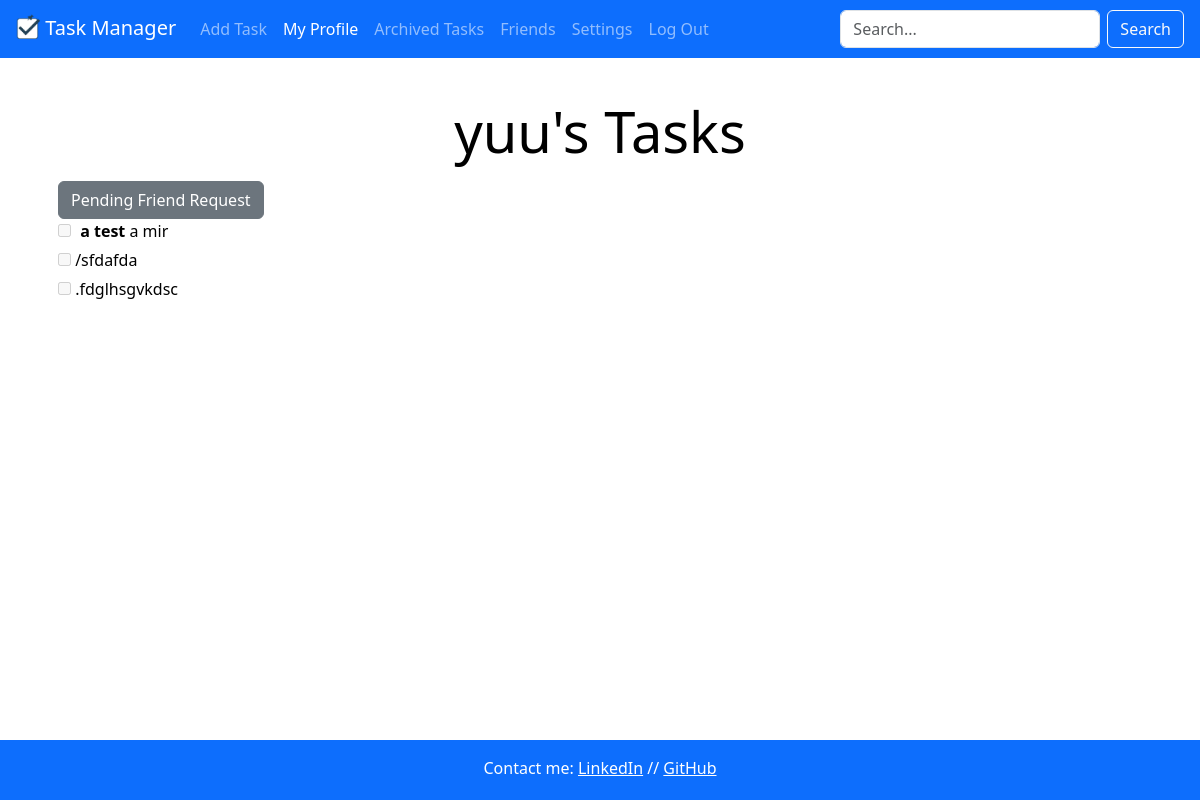
Page /yuu (signed in) on the committed database.
### app.py (models this page shows, shortened)
class User(db.Model):
    __tablename__ = 'User'
    id = db.Column(db.String(36), primary_key = True, default=lambda: str(uuid.uuid4()))
    user = db.Column(db.String(20), unique = True, nullable = False) # stores original case of username
    user_lower = db.Column(db.String(20), unique = True, nullable = False) # stores lower case version of username
    email = db.Column(db.String(100), unique = True, nullable = False)
    email_lower = db.Column(db.String(100), unique = True, nullable = False)
    password = db.Column(db.String(50), nullable = False)
    tasks = db.relationship('Task', backref='user', lazy = True, cascade = 'all, delete-orphan')
    friends = db.relationship('User',
                              secondary = friends,
                              primaryjoin = (friends.c.user_id == id),
                              secondaryjoin = (friends.c.friend_id == id),
                              backref = db.backref('friended_by', lazy = 'dynamic'), # for loading 'friended_by'
                              lazy = 'dynamic') # for loading 'friends'
    def has_pending_request(self, user): # OUTGOING friend requests
        return FriendRequest.query.filter_by(sender_id=self.id, receiver_id=user.id).count() > 0

class Task(db.Model):
    __tablename__ = 'Task'
    id = db.Column(db.Integer, primary_key = True)
    title = db.Column(db.String(100), nullable = False)
    description = db.Column(db.String(200), default = None)
    due_date = db.Column(db.Date, default = None)
    completed = db.Column(db.Boolean, default = False)
    task_status = db.Column(db.Boolean, default = False, nullable = False) # False = private, True = public
    archive_status = db.Column(db.Boolean, default = False, nullable = False) # False = not archived, True = archived
    user_id = db.Column(db.String(36), db.ForeignKey('User.id', ondelete='CASCADE'), nullable = False) # matches id in "User" class
    subtasks = db.relationship('Subtask', backref='task', lazy = True, cascade = 'all, delete-orphan')

class Subtask(db.Model):
    __tablename__ = 'Subtask'
    id = db.Column(db.Integer, primary_key = True)
    title = db.Column(db.String(100), default = None)
    completed = db.Column(db.Boolean, default = False)
    task_id = db.Column(db.Integer, db.ForeignKey('Task.id', ondelete='CASCADE'), nullable = False)

### app.py (the view)
@app.route("/<user>", methods = ["GET", "POST"])
def user_page(user):
    if "user" in session:
        info = {
            'stored_user': User.query.filter_by(user_lower=session["user"].lower()).first(),
            'viewed_user': None,
            'tasks': None,
        }
        if not info["stored_user"]:
            flash("Your account has been deleted. Please log in again.", "error")
            session.pop("user", None)
            return redirect(url_for("login"))
        if user.lower() == info["stored_user"].user_lower:
            info["tasks"] = info["stored_user"].tasks
            if request.method == "POST": # logged-in user does a request on current task
                dropdown_request = request.form["dropdown"]
                task_id = int(request.form.get("task_id"))
                task = Task.query.get(task_id)
                if dropdown_request == "-1": # task to be deleted
                    db.session.delete(task)
                    db.session.commit()
                    flash("Task deleted.", "success")
                    info["tasks"] = info["stored_user"].tasks
                elif dropdown_request == "0": # task to be achived
                    task.archive_status = True
                    db.session.commit()
                    flash("Task archived.", "success")
                    info["tasks"] = info["stored_user"].tasks
                elif dropdown_request == "1": # task to be appended
                    return redirect(url_for('add_task', task_id = task.id))
            return render_template("user.html", user = info["stored_user"].user, info = info)
        else:
            info["viewed_user"] = User.query.filter_by(user_lower=user.lower()).first()
            if info["viewed_user"]:
                info["tasks"] = info["viewed_user"].tasks
                friend_request_status(info["stored_user"], info["viewed_user"])
                return render_template("user.html", user = info["viewed_user"].user, info = info)
            else:
                flash("User not found.", "error")
                info["tasks"] = info["stored_user"].tasks
                return redirect(url_for("user_page", user = session["user"]))
    flash("To view profiles, you need to log in first.", "info")
    return redirect(url_for("login"))

### app.py (called while the page is built)
@app.before_request
def check_user_existence():
    if "user" in session:
        user_lower = session["user"].lower()
        if not User.query.filter_by(user_lower=user_lower).first():
            session.pop("user", None)
            return redirect(url_for("login"))

def friend_request_status(user, other):
    if request.method == "POST":
        friend_request_status = request.form["request"]
        if friend_request_status == "-1": # already friends, remove friend
            user.remove_friend(other)
        elif friend_request_status == "0": # friend request denied
            user.decline_friend_request(other)
        elif friend_request_status == "1": # friend request accepted
            user.accept_friend_request(other)
        elif friend_request_status == "2": # send friend request
            user.send_friend_request(other)

### templates/user.html (shortened to what this page needs)
{% extends "layout.html" %}
{% block user_status %}active{% endblock %}
{% block archive_status %}{% endblock %}
{% block friends_status %}{% endblock %}
{% block settings_status %}{% endblock %}
{% block add_status %}{% endblock %}
{% block content %}
<div class="position-relative m-md-3">
  <br>
  <div>
    <h1 class="h3 mb-3 display-4 font-weight-normal text-center">{{ user }}'s Tasks</h1>
  </div>
  {% if user != info["stored_user"].user %}
    {% if info["viewed_user"] in info["stored_user"].friends %}
      <form class = "friend_request_status" action="{{ url_for('user_page', user=user )}}" method = "POST">
        <button id = "request" name = "request" class="btn btn-secondary btn-block" type="submit" value = "-1">Remove Friend</button>
      </form>
    {% elif info["stored_user"].has_pending_request(info["viewed_user"]) %}
      <button class="btn btn-secondary btn-block" type="button">Pending Friend Request</button>
    {% else %}
      <form class = "friend_request_status" action="{{ url_for('user_page', user=user )}}" method = "POST">
        <button id = "request" name = "request" class="btn btn-primary btn-block" type="submit" value = "2">Send Friend Request</button>
      </form>
    {% endif %}
  {% endif %}
  {% if user != session.get("user") %}
    {% for task in info["tasks"] %}
      {% if task.archive_status == False %}
        {% if task.task_status == True %}
        <span {% if task.completed %} style="text-decoration: line-through" {% endif %}>
          <div class="task">
            <input type="checkbox" class="task-checkbox" {% if task.completed %}checked{% endif %} onclick="updateTaskStatus(this, {{ task.id }})" disabled>
            <span class="task-name">{{ task.title }}</span>
              {% if task.description %}
              <span class="task-description">{{ task.description }}</span><br>
              {% endif %}
              {% for subtask in task.subtasks %}
              <input type="checkbox" class="subtask-checkbox" onclick="updateSubtaskStatus(this, {{ subtask.id }})" {% if subtask.completed %}checked{% endif %} disabled>
              <span class="subtask-name">{{ subtask.title }}</span><br>
              {% endfor %}
            </div>
          </div>
        {% endif %}
      {% endif %}
    {% endfor %}
  {% endif %}
</div>
{% endblock %}

### static/style.css (style rules this page uses)
body { min-height: 100vh; display: flex; flex-direction: column; color: #000000; margin: 0; }
h1 { color: #517EF7 }
.task { margin-bottom: 20px; color: black; }
.task-name { font-weight: bold; margin-left: 5px; }
.subtask-checkbox { margin-top: 10px; }

### templates/layout.html (style rules this page uses)
html, body { height: 100%; margin: 0; }
body { display: flex; flex-direction: column; }

### rows in the picture
User: user "yuu"
Task: title "a test", description "a mir"
Subtask: title "/sfdafda"
Subtask: title ".fdglhsgvkdsc"
